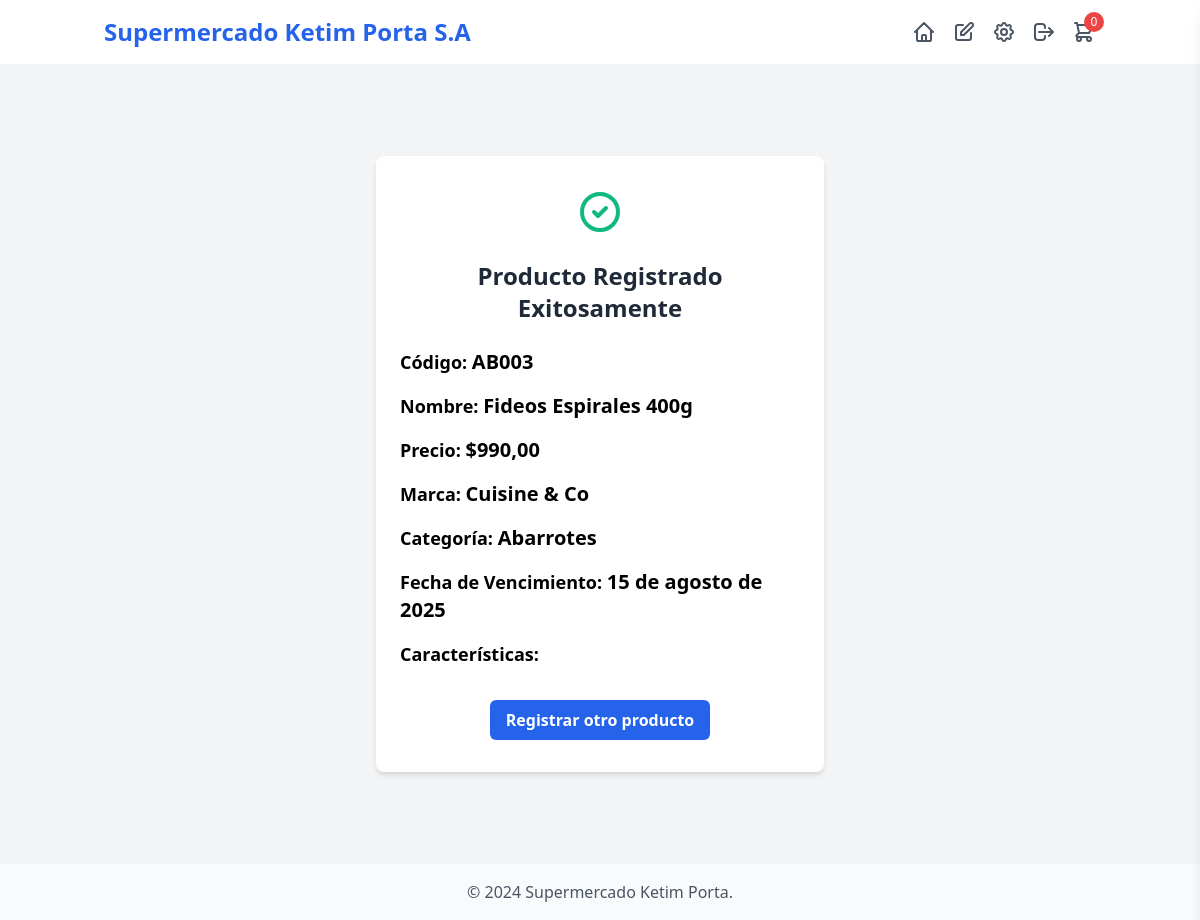
The page /resultado/7/ (signed in) on the database as committed earlier.
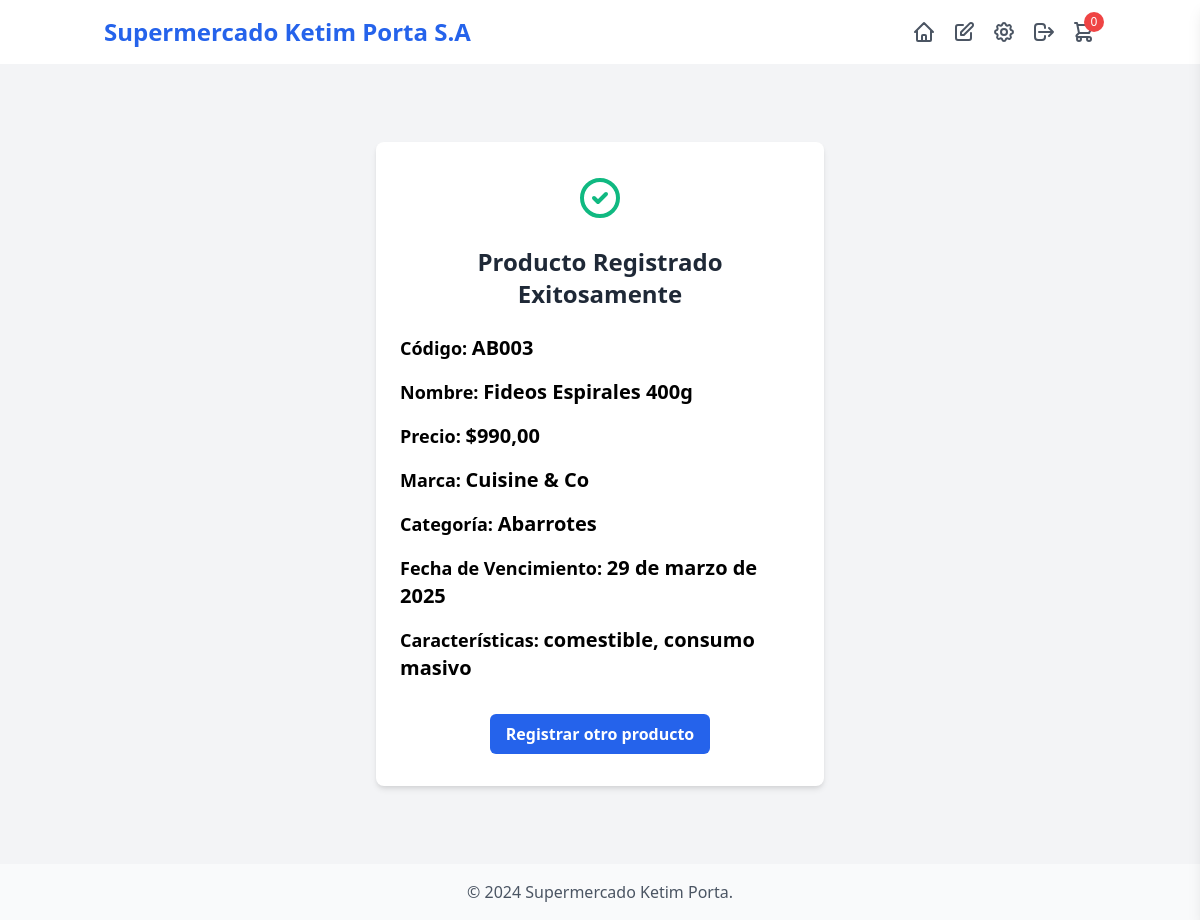
The same page on the database as committed later.
### productos/models.py (models this page shows, shortened)
class Producto(models.Model):
    codigo = models.CharField(max_length=50, unique=True)
    nombre = models.CharField(max_length=100)
    precio = models.DecimalField(max_digits=10, decimal_places=2, default=0.00)
    marca = models.ForeignKey(Marca, on_delete=models.CASCADE)
    categoria = models.ForeignKey(Categoria, on_delete=models.SET_NULL, null=True)
    caracteristicas = models.ManyToManyField(Caracteristica)
    fecha_vencimiento = models.DateField()
    imagen = models.ImageField(upload_to='productos/', null=True, blank=True)

class Marca(models.Model):
    nombre = models.CharField(max_length=100, unique=True)
    def __str__(self):
        return self.nombre

class Categoria(models.Model):
    nombre = models.CharField(max_length=100, unique=True)
    def __str__(self):
        return self.nombre

class Caracteristica(models.Model):
    nombre = models.CharField(max_length=100, unique=True)

### productos/views.py (the view)
# urls.py: path('resultado/<int:producto_id>/', views.resultado_producto, name='resultado_producto'),
@login_required
def resultado_producto(request, producto_id):
    producto = Producto.objects.get(id=producto_id)
    return render(request, 'resultado.html', {'producto': producto})

### templates/resultado.html (shortened to what this page needs)
{% extends 'base.html' %}
{% block content %}
<div class="flex items-center justify-center min-h-screen bg-gray-100">
    <div class="w-full max-w-md">
        <div class="bg-white shadow-md rounded-lg overflow-hidden">
            <div class="px-6 py-8">
                <div class="flex items-center justify-center mb-6">
                    <svg class="h-12 w-12 text-green-500" fill="none" stroke="currentColor" viewBox="0 0 24 24" xmlns="http://www.w3.org/2000/svg">
                        <path stroke-linecap="round" stroke-linejoin="round" stroke-width="2" d="M9 12l2 2 4-4m6 2a9 9 0 11-18 0 9 9 0 0118 0z"></path>
                    </svg>
                </div>
                <h2 class="text-2xl font-bold text-center text-gray-800 mb-6">Producto Registrado Exitosamente</h2>
                <div class="space-y-4">
                    <p class="text-lg"><span class="font-semibold">Código:</span> <span class="text-xl font-bold">{{ producto.codigo }}</span></p>
                    <p class="text-lg"><span class="font-semibold">Nombre:</span> <span class="text-xl font-bold">{{ producto.nombre }}</span></p>
                    <p class="text-lg"><span class="font-semibold">Precio:</span> <span class="text-xl font-bold">${{ producto.precio }}</span></p>
                    <p class="text-lg"><span class="font-semibold">Marca:</span> <span class="text-xl font-bold">{{ producto.marca }}</span></p>
                    <p class="text-lg"><span class="font-semibold">Categoría:</span> <span class="text-xl font-bold">{{ producto.categoria }}</span></p>
                    <p class="text-lg"><span class="font-semibold">Fecha de Vencimiento:</span> <span class="text-xl font-bold">{{ producto.fecha_vencimiento }}</span></p>
                    <p class="text-lg"><span class="font-semibold">Características:</span>
                        <span class="text-xl font-bold">
                            {% for caracteristica in producto.caracteristicas.all %}
                                {{ caracteristica.nombre }}{% if not forloop.last %}, {% endif %}
                            {% endfor %}
                        </span>
                    </p>
                </div>
                <div class="mt-8 text-center">
                    <a href="{% url 'registro_producto' %}" class="inline-block bg-blue-600 hover:bg-blue-700 text-white font-bold py-2 px-4 rounded-md transition duration-300 ease-in-out">
                        Registrar otro producto
                    </a>
                </div>
            </div>
        </div>
    </div>
</div>
{% endblock %}

Rows that differ between the two databases and show on the page:
changed Producto "AB003": fecha_vencimiento "15 de agosto de 2025" → "29 de marzo de 2025"
now on this page (row unchanged): Caracteristica: nombre "comestible"
now on this page (row unchanged): Caracteristica: nombre "consumo masivo"
